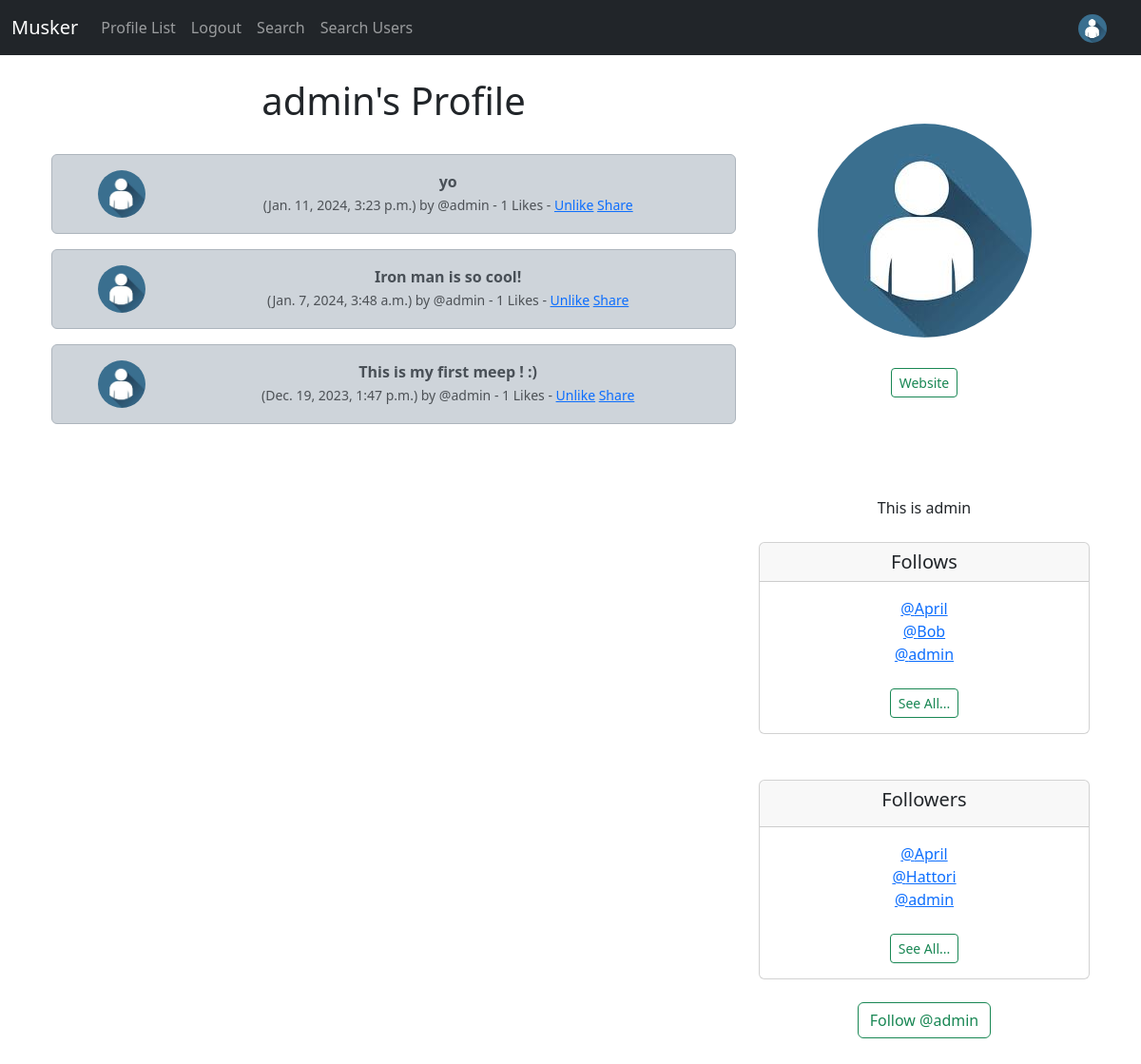
/profile/1 (signed in), run on the app's committed database.
### musker/models.py (models this page shows, shortened)
class Profile(models.Model):
    user = models.OneToOneField(User, on_delete=models.CASCADE)
    follows = models.ManyToManyField('self', related_name='followed_by', symmetrical=False, blank=True)
    date_modified = models.DateTimeField(User, auto_now=True)
    profile_image = models.ImageField(null = True, blank = True, upload_to='images/')
    profile_bio = models.CharField(null=True, blank=True, max_length=500)
    homepage_link = models.CharField(null=True, blank=True, max_length=100)
    facebook_link = models.CharField(null=True, blank=True, max_length=100)
    instagram_link = models.CharField(null=True, blank=True, max_length=100)
    linkedin_link = models.CharField(null=True, blank=True, max_length=100)
    def __str__(self):
        return self.user.username

class Meep(models.Model):
    user = models.ForeignKey(User, related_name="meeps", on_delete=models.DO_NOTHING)
    body = models.CharField(max_length=500)
    created_at = models.DateTimeField(auto_now_add=True)
    likes = models.ManyToManyField(User, related_name="meep_like", blank=True)
    def number_of_likes(self):
        return self.likes.count()

### musker/views.py (the view, shortened to what this page needs)
# urls.py: path('profile/<int:pk>', views.profile, name='profile'),
def profile(request, pk):
    if request.user.is_authenticated:
        profile = Profile.objects.get(user_id = pk)
        meeps = Meep.objects.filter(user_id = pk).order_by("-created_at")
        return render(request, 'profile.html', {'profile': profile, 'meeps': meeps})
    else:
        messages.success(request, 'login to view this page')
        return redirect('home')

### musker/templates/profile.html (shortened to what this page needs)
{% extends 'base.html' %}
{% load static %}
{% block content %}
{% if profile %}
    <div class="container text-center">
        <div class="row">
            <div class="col-8">
              <h1>{{ profile.user.username }}'s Profile</h1>
              <br/>
              {% if meeps %}
                {% for meep in meeps %}
                  <div class="alert alert-dark" role="alert">
                    <div class="container">
                      <div class="row">
                        <div class="col-2">
                          {% if profile.profile_image %}
                            <img src="{{ profile.profile_image.url }}" width=50 height=50 class="rounded-circle" alt="{{ profile.user.username }}">
                          {% else %}
                            <img src="{% static 'images/default_profile_pic.png' %}" width=50 height=50 class="rounded-circle" alt="Profile Image">
                          {% endif %}
                        </div>
                        <div class="col-10">
                          <strong>{{ meep.body }}</strong><br/>
                          <small class="text-muted">
                            ({{ meep.created_at }}) by @{{ meep.user.username }}
                            - {{ meep.number_of_likes }} Likes -
                            {% if user in meep.likes.all %}
                              <a href="{% url 'meep_like' meep.id %}">Unlike</a>
                            {% else %}
                              <a href="{% url 'meep_like' meep.id %}">Like</a>
                            {% endif %}
                            <a href="{% url 'meep_show' meep.id %}">Share</a>
                          </small>
                        </div><br/><br/>
                        </div>
                      </div>
                    </div>
                {% endfor %}
              {% endif %}
            </div>
            <div class="col-4">
              <br/><br/>
              {% if profile.profile_image %}
                <img src="{{ profile.profile_image.url }}" class="rounded-circle"><br/><br/>
              {% endif %}
              {% if profile.homepage_link %}
                <a href="{{ profile.homepage_link }}" class="btn btn-sm btn-outline-success my-2" target="new">Website</a>
              {% endif %}
              <br/>
              <br/>
              <br/>
              <br/><br/>
              {% if profile.profile_bio %}
                {{ profile.profile_bio }}
              {% endif %}
              <br/><br/>
                <div class="card">
                    <h5 class="card-header">
                      Follows
                    </h5>
                    <div class="card-body">
                      <p class="card-text">
                        {% for following in profile.follows.all|slice:3 %}
                            <a href="{% url 'profile' following.user.id %}">@{{ following }}<br/></a>
                        {% endfor %}
                        <br/>
                        <a href="{% url 'follows' profile.user.id %}" class="btn btn-sm btn-outline-success">See All...</a>
                      </p>
                    </div>
                </div>
                <br/><br/>
                <div class="card">
                    <div class="card-header">
                      <h5>
                        Followers
                      </h5>
                    </div>
                    <div class="card-body">
                      <p class="card-text">
                            {% for following in profile.followed_by.all|slice:3 %}
                                <a href="{% url 'profile' following.user.id %}">@{{ following }}<br/></a>
                            {% endfor %}
                            <br/>
                            <a href="{% url 'followers' profile.user.id %}" class="btn btn-sm btn-outline-success">See All...</a>
                      </p>
                    </div>
                  </div>
                  <br/>
                  <form method=POST>
                        {% if profile in user.profile.follows.all %}
                            <button class="btn btn-outline-danger" name="follow" value="unfollow" type="submit"> Unfollow @{{ profile.user.username }}
                            </button>
                        {% else %}
                            <button class="btn btn-outline-success" name="follow" value="follow" type="submit"> Follow @{{ profile.user.username }}
                            </button>
                        {% endif %}
                  </form>
                  <br/>
                  <br/><br/>
            </div>
        </div>
    </div>
{% endif %}
{% endblock %}

### musker/templates/navbar.html (shortened to what this page needs)
{% load static %}
<nav class="navbar navbar-expand-lg navbar-dark bg-dark">
    <div class="container-fluid">
      <a class="navbar-brand" href="{% url 'home' %}">Musker</a>
      <div class="collapse navbar-collapse" id="navbarSupportedContent">
        <ul class="navbar-nav me-auto mb-2 mb-lg-0">
          <li class="nav-item">
            <a class="nav-link" href="{% url 'profile_list' %}">Profile List</a>
          </li>
          {% if user.is_authenticated %}
          <li class="nav-item">
            <a class="nav-link" href="{% url 'logout' %}">Logout</a>
          </li>
          {% else %}
          <li class="nav-item">
            <a class="nav-link" href="{% url 'login' %}">Login</a>
          <li class="nav-item">
            <a class="nav-link" href="{% url 'register' %}">Register</a>
          {% endif %}
          <li class="nav-item">
            <a class="nav-link" href="{% url 'search' %}">Search</a>
          <li class="nav-item">
            <a class="nav-link" href="{% url 'search_user' %}">Search Users</a>
        </ul>
        {% if user.is_authenticated %}
          <ul class="navbar-nav ml-auto">
            <li class="nav-link navbar-brand">
              <a href="{% url 'profile' request.user.id %}">
                {% if user.profile.profile_image %}
                  <img src="{{ user.profile.profile_image.url }}" class="rounded-circle" width=30>
                {% else %}
                  <img src="{% static 'images/default_profile_pic.png' %}" class="img-fluid rounded-circle" alt="Profile Image" width=30>
                {% endif %}
              </a>
            </li>
          </ul>
        {% endif %}
      </div>
    </div>
  </nav>

### data on the page
Profile: user.username "admin", profile_image (picture), profile_bio "This is admin"
Meep: profile_image (picture), body "yo", created_at "Jan. 11, 2024, 3:23 p.m.", user.username "admin", number_of_likes "1", shows "Unlike"
Meep: profile_image (picture), body "Iron man is so cool!", created_at "Jan. 7, 2024, 3:48 a.m.", user.username "admin", number_of_likes "1", shows "Unlike"
Meep: profile_image (picture), body "This is my first meep ! :)", created_at "Dec. 19, 2023, 1:47 p.m.", user.username "admin", number_of_likes "1", shows "Unlike"
Profile: user.username "April"
Profile: user.username "Bob"
Profile: user.username "Hattori"
